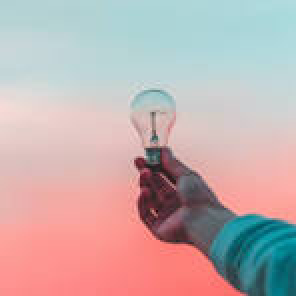
#> input picture index2.jpeg, 148 x 148 px, found by its file name (shown 2 times larger)
$ python ImageTransformation.py
#> lines starting #> are read from the running program, lines starting #| are printed output that depends on the picture
import cv2 as cv
import numpy as np
import matplotlib.pyplot as plt


img = cv.imread('./index2.jpeg')
#> img is the input picture: shape (148, 148, 3); mean B, G, R 174.6, 174.7, 194.6
cv.imshow('image', img)

def Translate(img, x, y):
    """
    Translate the given image by the specified amount in the x and y directions.

    Parameters:
        img (numpy.ndarray): The input image to be translated.
        x (int): The amount of translation in the x direction. -ve for left, +ve for right
        y (int): The amount of translation in the y direction. -ve for up, +ve for down

    Returns:
        numpy.ndarray: The translated image.
    """
#> called with x = 74, y = 50
    transMat = np.float32([[1,0,x],
                           [0,1,y]])

    dimensions = (img.shape[1], img.shape[0])
#> dimensions = (148, 148)
    return cv.warpAffine(img, transMat, dimensions)
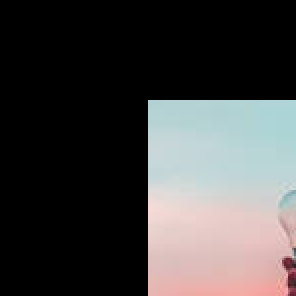
#> returned value: shape (148, 148, 3) (shown 2 times larger); mean of channels 0, 1, 2 66.3, 66.5, 68.3; drawn as B, G, R

translateImg=Translate(img, 74, 50)
cv.imshow('Translated', translateImg)


def rotate(img, angle, rotPoint=None):
    """
    Rotate the given image around the given rotation point.

    Parameters:
        img (numpy.ndarray): The image to be rotated.
        angle (int): The angle of rotation in degrees. +ve for anti-clockwise, -ve for clockwise
        rotPoint (tuple, optional): The rotation point. Defaults is None.

    Returns:
        numpy.ndarray: The rotated image.
    """
#> called with angle = -45
    (h, w) = img.shape[:2]
#> h = 148; w = 148

    if rotPoint is None:
        rotPoint = (w//2, h//2)
#> rotPoint = (74, 74)

    rotMat = cv.getRotationMatrix2D(rotPoint, angle, 1.0) # getRotationMatrix2D(center, angle, scale)
    dimensions = (w, h)
#> dimensions = (148, 148)
    return cv.warpAffine(img, rotMat, dimensions)
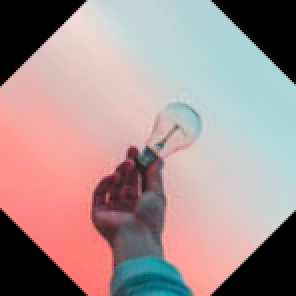
#> returned value: shape (148, 148, 3) (shown 2 times larger); mean of channels 0, 1, 2 144.2, 144.8, 166.1; drawn as B, G, R

rotateImage = rotate(img, -45)
cv.imshow('Rotated', rotateImage)

rotate2Image = rotate(rotateImage, -45)
#> call 2 of rotate, with angle = -45
#> in rotate (call 2), `return cv.warpAffine(img, rotMat, dimensions)`:
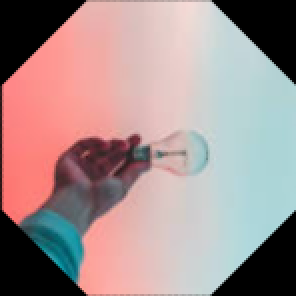
#> returned value: shape (148, 148, 3) (shown 2 times larger); mean of channels 0, 1, 2 143.5, 144, 165.4; drawn as B, G, R
cv.imshow('Rotated2', rotate2Image)

rotate2Image = rotate(img, -90)
#> call 3 of rotate, with angle = -90
#> in rotate (call 3), `return cv.warpAffine(img, rotMat, dimensions)`:
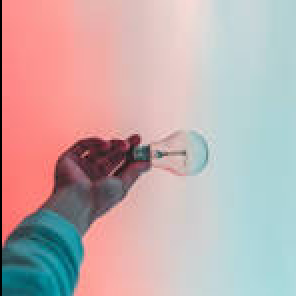
#> returned value: shape (148, 148, 3) (shown 2 times larger); mean of channels 0, 1, 2 173.2, 173.3, 193.4; drawn as B, G, R
cv.imshow('Rotated 90', rotate2Image)


# Resizing
resized = cv.resize(img, (500,500), interpolation=cv.INTER_AREA)
cv.imshow('Resized', resized)


# Flipping
flip = cv.flip(img, 1) # flip(src, flipCode) - 0 for vertical, 1 for horizontal as well as -1 for both
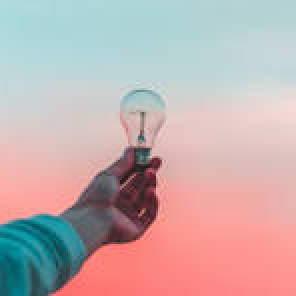
#> flip: shape (148, 148, 3) (shown 2 times larger); mean B, G, R 174.6, 174.7, 194.6
cv.imshow('Flipped', flip)


# Cropping
cropped = img[0:50, 75:100]   # img[y1:y2, x1:x2]
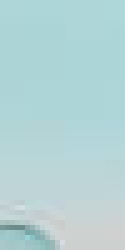
#> cropped: shape (50, 25, 3) (shown 5 times larger); mean B, G, R 213.4, 211.6, 179.9
cv.imshow('Cropped', cropped)
print(img.shape)
#| (148, 148, 3)
cv.waitKey(0)
cv.destroyAllWindows()

$ run again, with index1.jpeg copied over index2.jpeg
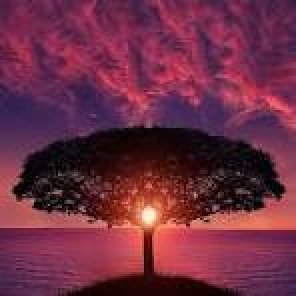
#> input picture index1.jpeg, 148 x 148 px, found by its file name (shown 2 times larger)
#> img is the input picture: shape (148, 148, 3); mean B, G, R 67, 44.6, 109.9
#> in rotate (call 3), `return cv.warpAffine(img, rotMat, dimensions)`:
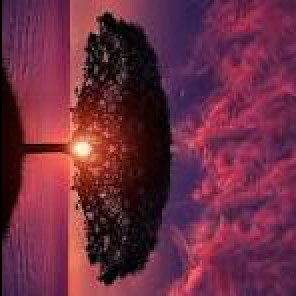
#> returned value: shape (148, 148, 3) (shown 2 times larger); mean of channels 0, 1, 2 66.5, 44.3, 109.3; drawn as B, G, R
#> `cropped = img[0:50, 75:100]`:
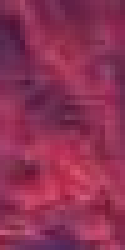
#> cropped: shape (50, 25, 3) (shown 5 times larger); mean B, G, R 84.6, 48.7, 141.9
#| (148, 148, 3)

$ run again, with index3.jpeg copied over index2.jpeg
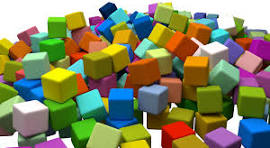
#> input picture index3.jpeg, 270 x 148 px, found by its file name
#> img is the input picture: shape (148, 270, 3); mean B, G, R 99.3, 134.5, 134.3
#> `flip = cv.flip(img, 1)`:
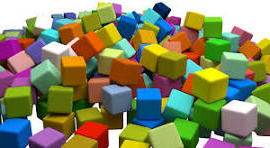
#> flip: shape (148, 270, 3); mean B, G, R 99.3, 134.5, 134.3
#> `cropped = img[0:50, 75:100]`:
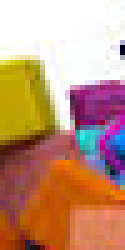
#> cropped: shape (50, 25, 3) (shown 5 times larger); mean B, G, R 121.7, 148.1, 194.2
#| (148, 270, 3)
